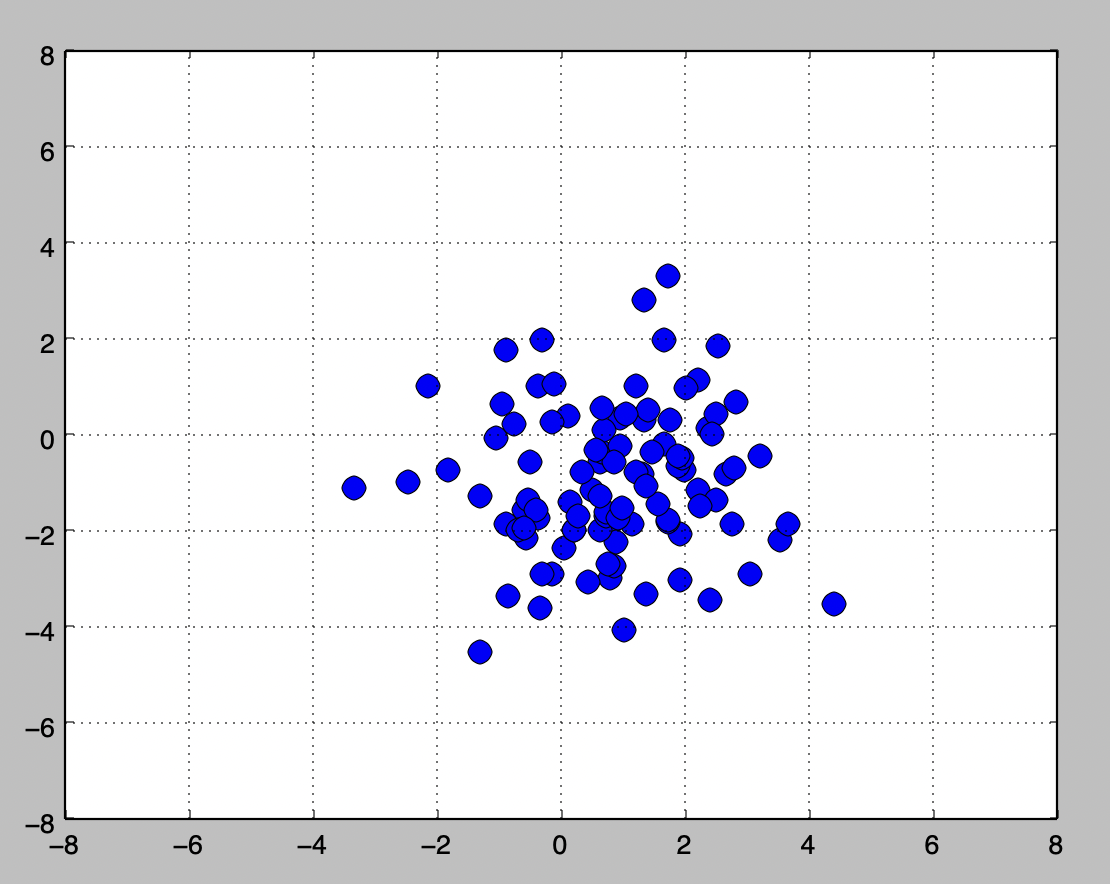

Python code for this plot:
import matplotlib.pyplot as plt
import numpy as np

fig, ax  = plt.subplots()
mean = [1, -1]
cov = [[2, 0], [0, 2]]
x, y = np.random.multivariate_normal(mean, cov, 100).T
ax.set_xlim([-8, 8.00])
ax.set_ylim([-8, 8.00])
ax.set_xbound(-8, 8)
ax.set_ybound(-8, 8)
ax.plot(x, y, 'bo', markersize = 10)
ax.grid(True, which='both')
plt.show()
